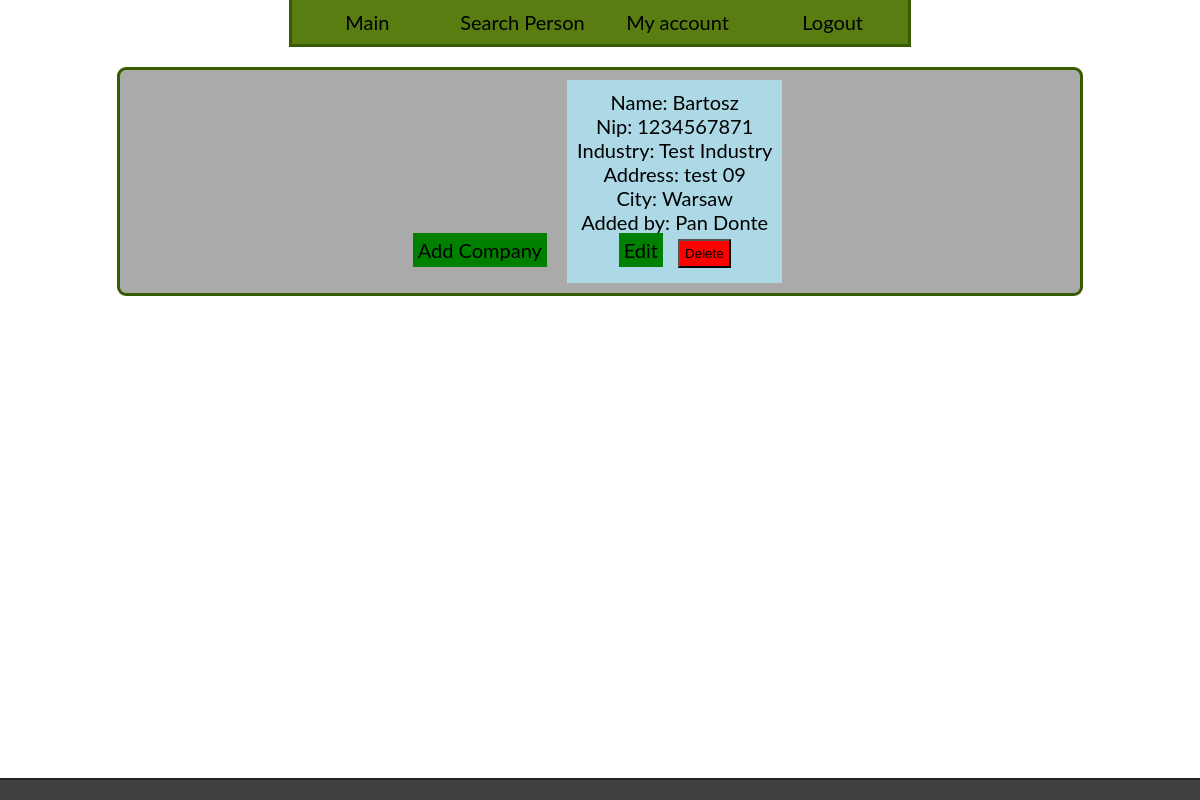
The page / (signed in) on the database its author committed.
### CRM/models.py (models this page shows, shortened)
class Company(models.Model):
    name = models.CharField(max_length=30)
    nip = models.CharField(max_length=10, unique=True)
    industry = models.ForeignKey(Industry, on_delete=models.SET_NULL, null=True)
    address = models.CharField(max_length=100)
    city = models.CharField(max_length=40)
    user = models.ForeignKey(User, on_delete=models.SET_NULL, null=True)
    is_deleted = models.BooleanField(default=False)

class Industry(models.Model):
    name = models.CharField(max_length=30)
    def __str__(self):
        return self.name

### users/models.py (models this page shows)
class User(AbstractBaseUser):
    login = models.CharField(max_length=30, unique=True)
    name = models.CharField(max_length=20)
    surname = models.CharField(max_length=30)
    date_of_birth = models.DateField()
    role_id = models.ForeignKey(Role, on_delete=models.SET_NULL, null=True)
    is_deleted = models.BooleanField(default=False)
    objects = BaseUserManager()
    REQUIRED_FIELDS = ['name', 'surname', 'date_of_birth', 'role_id']
    USERNAME_FIELD = 'login'
    def is_super_user(self):
        return self.role_id.role_name == 'admin'

### CRM/views.py (the view)
class IndexView(LoginRequiredMixin, View):
    login_url = 'users:login'
    redirect_field_name = 'redirect'
    template = 'CRM/index.html'
    def get(self, request, page_num=1):
        print(request.GET)
        user_pages = Paginator(Company.objects.filter(is_deleted=False).order_by('id').all(), 30)
        page = user_pages.get_page(page_num)
        return render(request, self.template, {'companies': page, 'title': 'Company list'})

### templates/CRM/index.html (shortened to what this page needs)
{% extends 'base.html' %}
{% load static %}
{% block content %}
    <div id="content">
    <a href="{% url 'CRM:add' %}" style="margin: 5px; padding: 5px; background-color: green;">Add Company</a>
    {% for company in companies %}
            <div id="{{ company.id }}" style="background-color: lightblue; width: fit-content; padding: 10px; margin: 10px;display: inline-block;
">          <a href="{% url 'CRM:detail' company.id %}">
                Name: {{ company.name }}<br>
                Nip: {{ company.nip }}<br>
                Industry: {{ company.industry }}<br>
                Address: {{ company.address }}<br>
                City: {{ company.city }}<br>
                Added by: {{ company.user }}<br>
            </a>
                <a href="{% url 'CRM:edit' company.id %}" style="margin: 5px; padding: 5px; background-color: green;">Edit</a>
                <button onclick="del('{% url 'CRM:detail' company.id %}', '{{ company.id }}')" style="margin: 5px; padding: 5px; background-color: red;">Delete</button>
            </div>
    {% endfor %}
    </div>
{% endblock %}

### static/style.css (style rules this page uses)
body, html { margin: 0; height: 100%; font-size: 20px; font-family: 'Lato', sans-serif; }
a:link, a:visited { text-decoration: none; color: black; }
#content { background-color: #AAA; margin: 20px auto 50px; width: 80%; border-radius: 9px; border: 3px solid #385A00; text-align: center; }

### rows shown on the page
Company: name "Bartosz", nip "1234567871", industry "Test Industry", address "test 09", city "Warsaw", user "Pan Donte"
